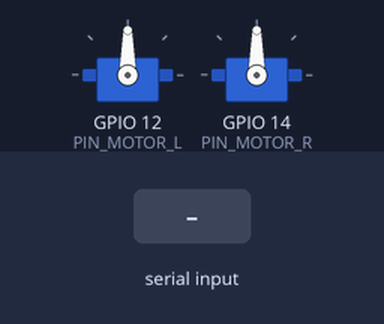
The program below on a simulated ESP32. Parts: 2 × servo. The inputs (shaded band) are chosen by the test bench. What the program prints to the serial monitor is not drawn.

Above: at 1.2 s.
1.3 s: "m90\n" received over Serial
At 1.8 s:
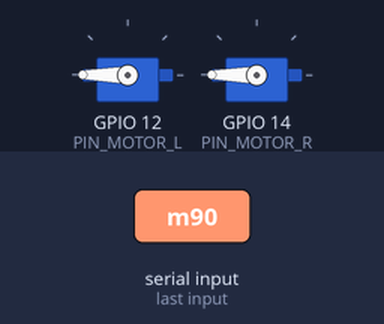
2.8 s: "n90\n" received over Serial
At 4.0 s:
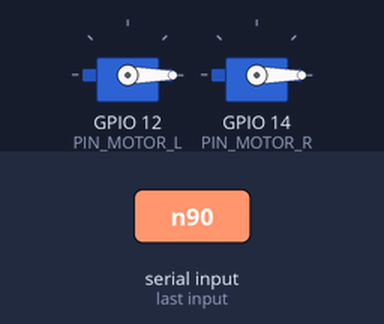
4.3 s: "m,45\n" received over Serial
At 5.3 s:
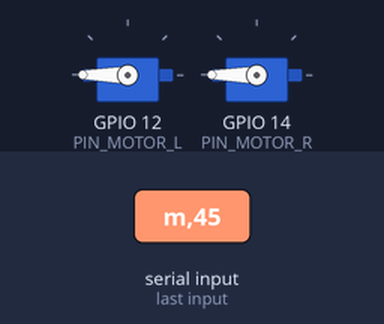
5.8 s: "-\n" received over Serial
At 6.4 s:
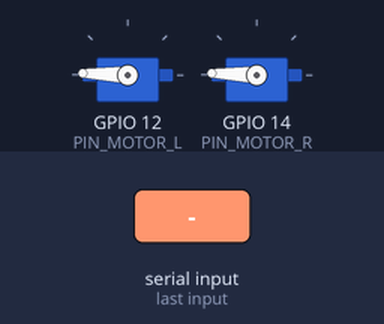
7.3 s: "+\n" received over Serial
At 8.7 s:
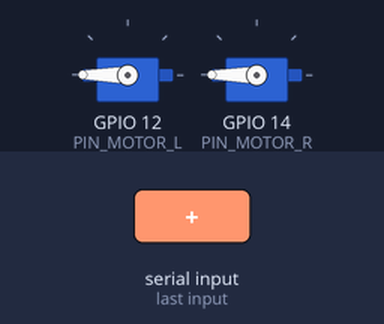
Timing chart, 0 to 9.8 s (numbered marks = the images above; inputs shaded):
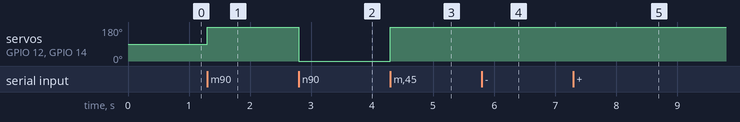

Measured:
- after the input at 1.3 s, servo on GPIO 12 (PIN_MOTOR_L), servo on GPIO 14 (PIN_MOTOR_R): 90° → 180° at once
- after the input at 2.8 s, servo on GPIO 12 (PIN_MOTOR_L), servo on GPIO 14 (PIN_MOTOR_R): 180° → 0° at once
- after the input at 4.3 s, servo on GPIO 12 (PIN_MOTOR_L), servo on GPIO 14 (PIN_MOTOR_R): 0° → 180° at once
- after the input at 5.8 s, servo on GPIO 12 (PIN_MOTOR_L), servo on GPIO 14 (PIN_MOTOR_R): 180° → 178° at once
- after the input at 7.3 s, servo on GPIO 12 (PIN_MOTOR_L), servo on GPIO 14 (PIN_MOTOR_R): 178° → 180° at once

The program:

main.cpp
```cpp
#include <Arduino.h>
#include <ESP32Servo.h>

// --- 핀 설정 ---
#define PIN_MOTOR_L 12
#define PIN_MOTOR_R 14

Servo motL;
Servo motR;

// --- 설정 변수 ---
int current_us = 1500; // 초기값 (중립)

void setup() {
  Serial.begin(115200);

  // ESP32Servo 설정
  ESP32PWM::allocateTimer(0);
  ESP32PWM::allocateTimer(1);
  ESP32PWM::allocateTimer(2);
  ESP32PWM::allocateTimer(3);

  // 모터 핀 연결 (기본 범위 1000~2000us)
  motL.setPeriodHertz(50); // 표준 50Hz PWM
  motR.setPeriodHertz(50);

  motL.attach(PIN_MOTOR_L, 1000, 2000);
  motR.attach(PIN_MOTOR_R, 1000, 2000);

  // 초기화 시 안전하게 중립(1500) 전송
  motL.writeMicroseconds(1500);
  motR.writeMicroseconds(1500);

  Serial.println("=========================================");
  Serial.println("   Miro Motor ESC Calibrator & Tester    ");
  Serial.println("=========================================");
  Serial.println("사용법:");
  Serial.println(" - 숫자 입력 (예: 1500): 해당 us 값 전송");
  Serial.println(" - '+' 키: +10us 증가");
  Serial.println(" - '-' 키: -10us 감소");
  Serial.println(" - 'm' 키: [MAX] 2000us 전송 (캘리브레이션용)");
  Serial.println(" - 'n' 키: [MIN] 1000us 전송 (캘리브레이션용)");
  Serial.println(" - 's' 키: [STOP] 1500us 전송 (중립)");
  Serial.println("-----------------------------------------");
  Serial.print("현재 Pulse: "); Serial.println(current_us);
}

void loop() {
  if (Serial.available()) {
    char c = Serial.peek(); // 첫 글자 확인

    // 숫자가 들어오면 값으로 읽음
    if (isDigit(c)) {
      int val = Serial.parseInt();
      if (val >= 800 && val <= 2200) {
        current_us = val;
      } else {
        Serial.println("범위 초과! (800~2200 사이 입력)");
      }
      // 버퍼 비우기 (엔터키 처리)
      while(Serial.available()) Serial.read();
    }
    // 문자 명령 처리
    else {
      char cmd = Serial.read();
      switch (cmd) {
        case '+': current_us += 10; break;
        case '-': current_us -= 10; break;
        case 'm': current_us = 2000; Serial.println(">> MAX THROTTLE (2000)"); break;
        case 'n': current_us = 1000; Serial.println(">> MIN THROTTLE (1000)"); break;
        case 's': current_us = 1500; Serial.println(">> STOP / NEUTRAL (1500)"); break;
      }
      // 줄바꿈 문자 무시
      while(Serial.available() && Serial.peek() == '\n') Serial.read();
    }

    // 모터에 값 적용 (L, R 동시 적용)
    motL.writeMicroseconds(current_us);
    motR.writeMicroseconds(current_us);

    Serial.print("Output: "); Serial.print(current_us); Serial.println(" us");
  }
}
```
